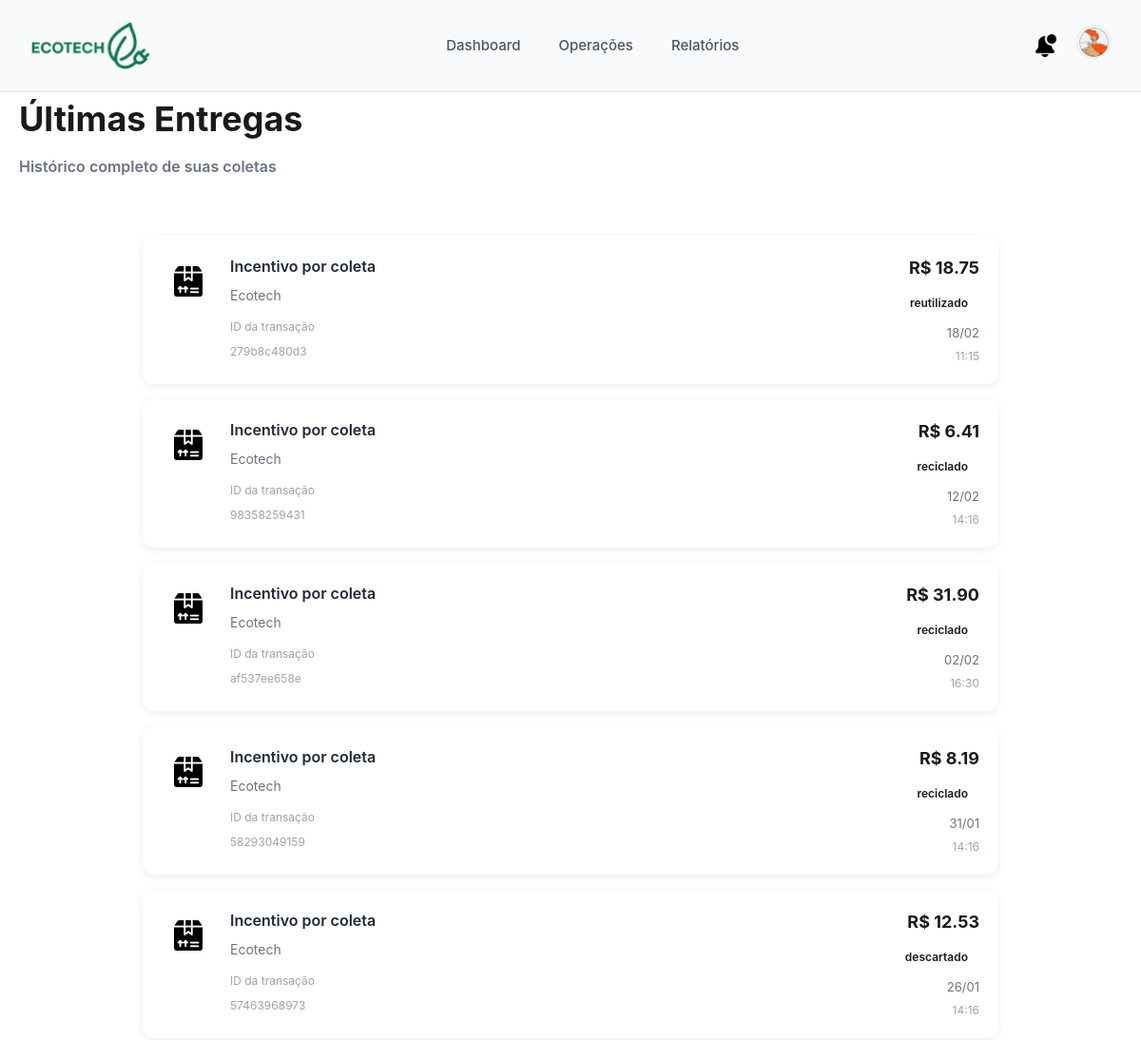
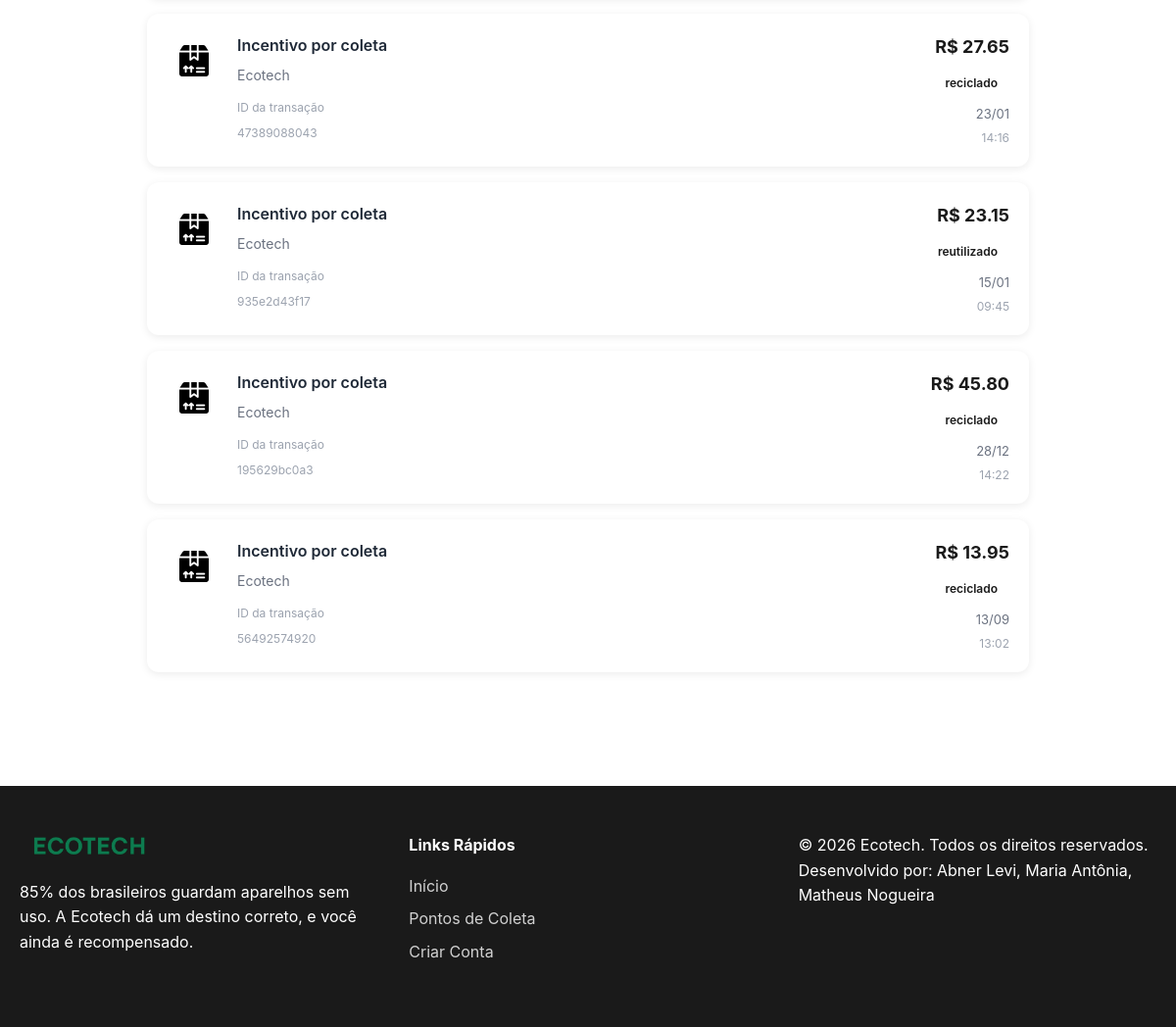
Before: /ultimas-entregas (signed in) with the older database file (2 pictures, top to bottom).
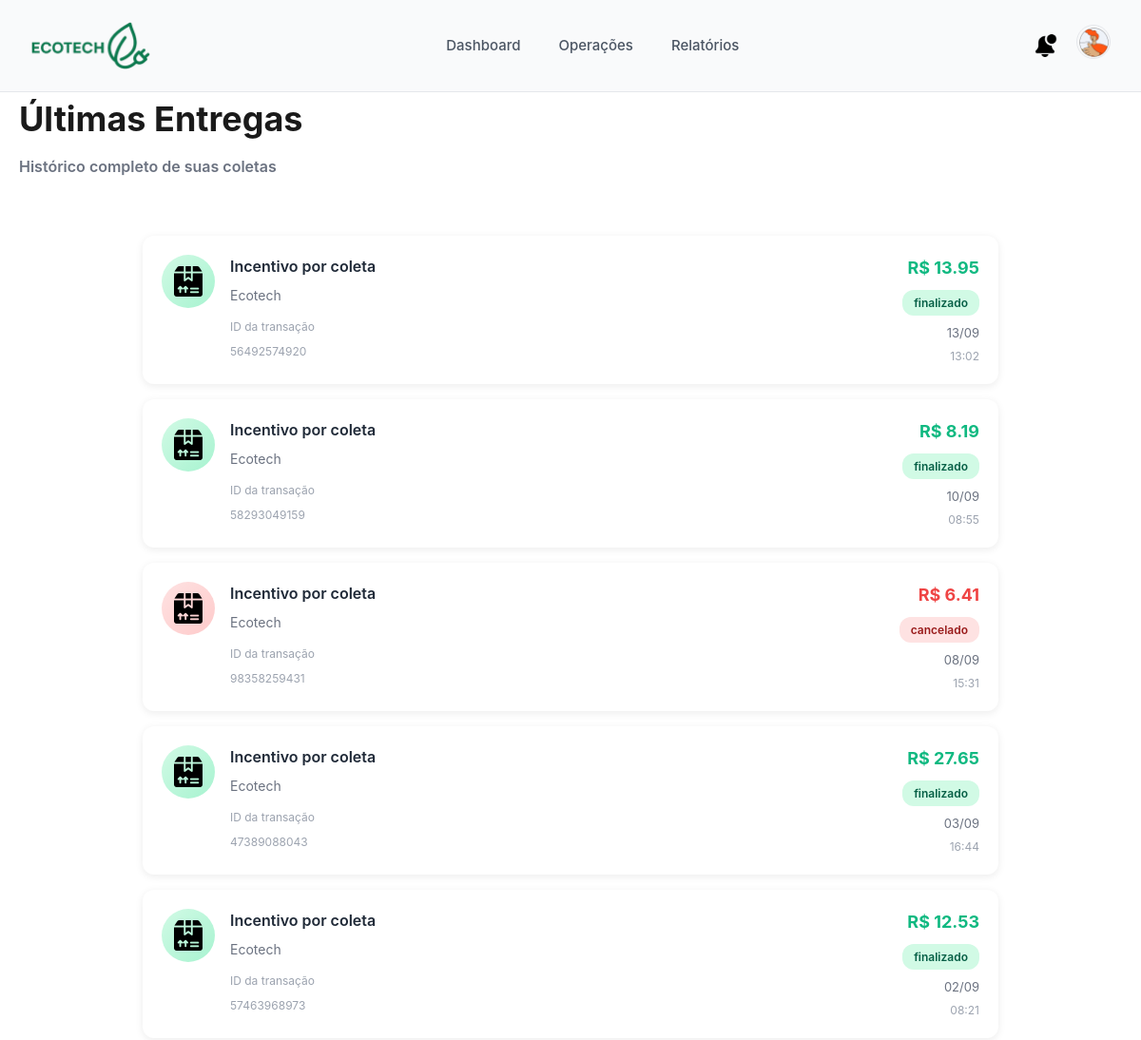
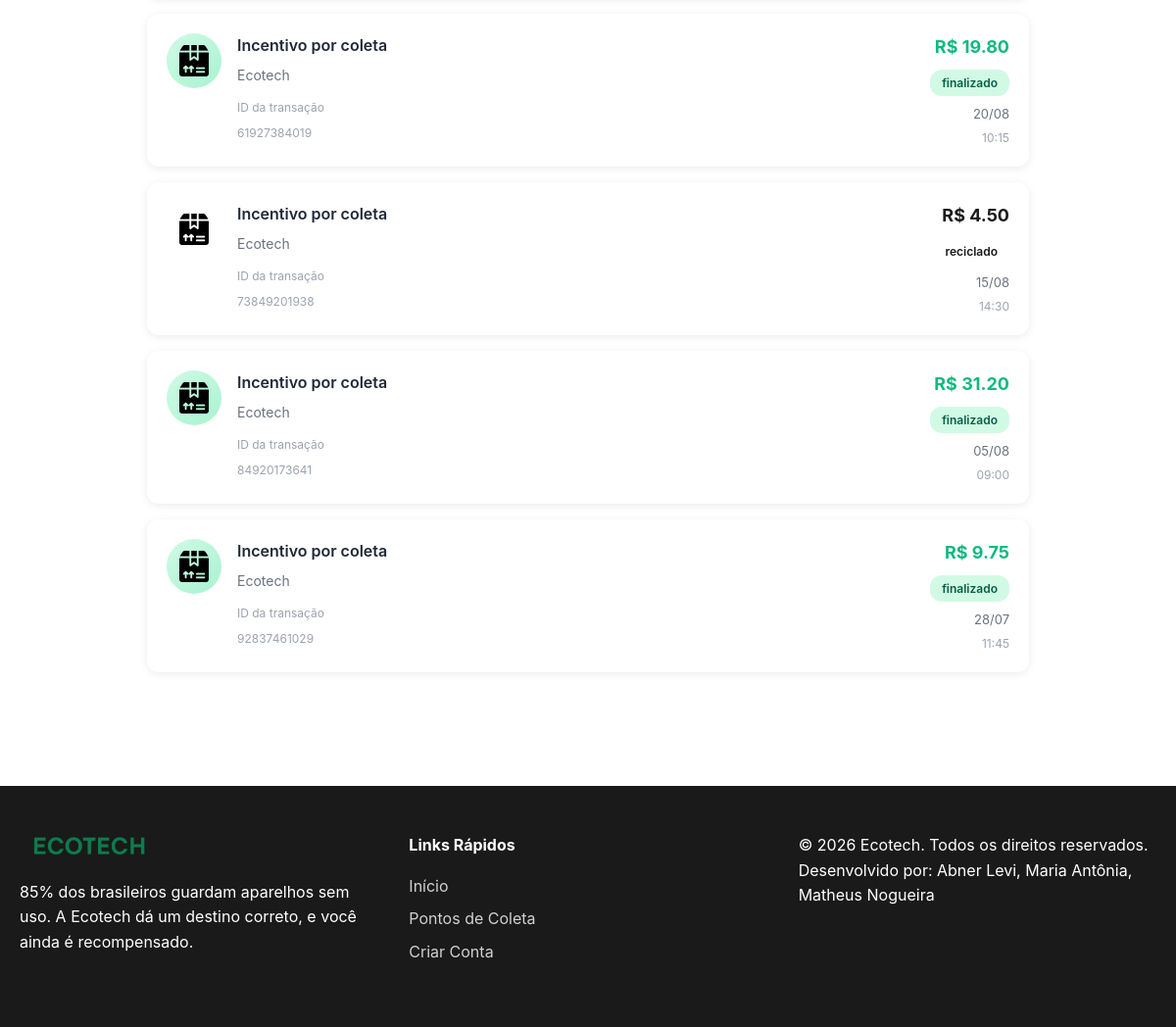
After: the same page with the newer database file (2 pictures, top to bottom).
### tables this page shows
CREATE TABLE entrega (
            id TEXT PRIMARY KEY,
            id_usuario TEXT,
            valor REAL,
            empresa TEXT,
            data TEXT,
            hora TEXT,
            status TEXT,
            FOREIGN KEY(id_usuario) REFERENCES usuario(id)
        );

### ecotech/infrastructure/web.py (the view)
    @app.route('/ultimas-entregas')
    def ultimas_entregas():
        if not usuario_logado():
            return redirect(url_for('login'))
        usuario = dados_usuario()
        entregas_db = dados.buscar_entregas_usuario(usuario['id'])
        from datetime import datetime
        import locale
        entregas = []
        for e in entregas_db:
            data_str = e['data'].replace('Jan', '01').replace('Fev', '02').replace('Feb', '02')
            data_str = data_str.replace('Mar', '03').replace('Abr', '04').replace('Apr', '04')
            data_str = data_str.replace('Mai', '05').replace('May', '05').replace('Jun', '06')
            data_str = data_str.replace('Jul', '07').replace('Ago', '08').replace('Aug', '08')
            data_str = data_str.replace('Set', '09').replace('Sep', '09').replace('Out', '10')
            data_str = data_str.replace('Oct', '10').replace('Nov', '11').replace('Dez', '12')
            data_str = data_str.replace('Dec', '12')
            partes = data_str.split()
            if len(partes) == 3:
                data_ordenavel = f"{partes[2]}-{partes[1]}-{partes[0]} {e['hora']}"
                data_formatada = f"{partes[0]}/{partes[1]}"  # dd/mm
            else:
                data_ordenavel = e['data'] + ' ' + e['hora']
                data_formatada = e['data']
            entregas.append({
                'valor': e['valor'],
                'empresa': e['empresa'],
                'id': e['id'],
                'data': e['data'],
                'data_formatada': data_formatada,
                'hora': e['hora'],
                'status': e['status'],
                '_data_ordenavel': data_ordenavel
            })
        entregas.sort(key=lambda x: x['_data_ordenavel'], reverse=True)
        return render_template(
            'ultimas_entregas.html',
            usuario=usuario,
            entregas=entregas
        )

### ecotech/infrastructure/persistence/dados.py (called while the page is built)
    def buscar_entregas_usuario(self, id_usuario):
        c = self.conn.cursor()
        c.execute("""
            SELECT * FROM entrega
            WHERE id_usuario = ?
        """, (id_usuario,))
        return c.fetchall()

### ecotech/infrastructure/templates/ultimas_entregas.html (shortened to what this page needs)
{% extends "base.html" %}
{% block content %}
<div class="container">
    <div class="page-header">
        <h1>Últimas Entregas</h1>
        <p class="subtitle">Histórico completo de suas coletas</p>
    </div>
    <div class="entregas-container">
        {% for entrega in entregas %}
        <div class="entrega-card">
            <div class="entrega-icon {{ entrega.status }}">
                <img src="{{ url_for('static', filename='images/pacote.png') }}" alt="Coleta">
            </div>
            <div class="entrega-info">
                <h3>Incentivo por coleta</h3>
                <p class="empresa">{{ entrega.empresa }}</p>
                <span class="entrega-id">ID da transação<br>{{ entrega.id }}</span>
            </div>
            <div class="entrega-detalhes">
                <span class="valor-entrega {{ entrega.status }}">R$ {{ "%.2f"|format(entrega.valor) }}</span>
                <span class="status-badge {{ entrega.status }}">
                    {% if entrega.status == 'finalizado' %}FINALIZADO
                    {% elif entrega.status == 'em_processamento' %}EM PROCESSAMENTO
                    {% elif entrega.status == 'reciclado' %}RECICLADO
                    {% elif entrega.status == 'reutilizado' %}REUTILIZADO
                    {% elif entrega.status == 'descartado' %}DESCARTADO
                    {% elif entrega.status == 'cancelado' %}CANCELADO
                    {% else %}{{ entrega.status|upper }}
                    {% endif %}
                </span>
                <span class="data-entrega">{{ entrega.data_formatada }}</span>
                <span class="hora-entrega">{{ entrega.hora }}</span>
            </div>
        </div>
        {% endfor %}
    </div>
</div>
{% endblock %}

### ecotech/infrastructure/templates/base.html (shortened to what this page needs)
<!DOCTYPE html>
<html lang="pt-BR">
<head>
    <link rel="stylesheet" href="{{ url_for('static', filename='css/style.css') }}">
</head>
<body>
    <nav class="navbar">
        <div class="navbar-container">
            <div class="navbar-logo">
                <img src="{{ url_for('static', filename='images/ecotech navbar.png') }}" alt="" class="logo-icon">
            </div>
            {% if usuario %}
            <div class="navbar-menu">
                <a href="{{ url_for('dashboard') }}" class="nav-item {% if request.endpoint == 'dashboard' %}active{% endif %}">Dashboard</a>
                <a href="{{ url_for('operacoes') }}" class="nav-item {% if request.endpoint == 'operacoes' %}active{% endif %}">Operações</a>
                <a href="{{ url_for('relatorios') }}" class="nav-item {% if request.endpoint == 'relatorios' %}active{% endif %}">Relatórios</a>
            </div>
            <div class="navbar-actions">
                <a href="{{ url_for('notificacoes') }}" class="nav-icon">
                    <img src="{{ url_for('static', filename='images/sino.png') }}" alt="Notificações">
                </a>
                <a href="{{ url_for('perfil') }}" class="nav-avatar">
                    <img src="{{ url_for('static', filename='images/icone perfil base.png') }}" alt="Perfil">
                </a>
            </div>
            {% endif %}
        </div>
    </nav>
    <main>
        {% block content %}{% endblock %}
    </main>
    <footer class="footer">
        <div class="container">
            <div class="footer-content">
                <div class="footer-section">
                    <img src="{{ url_for('static', filename='images/ecotech nome.png') }}" alt="EcoTech" style="height: 30px; margin-bottom: 10px;">
                    <p>85% dos brasileiros guardam aparelhos sem uso. A Ecotech dá um destino correto, e você ainda é recompensado.</p>
                </div>
                <div class="footer-section">
                    <h4>Links Rápidos</h4>
                    <ul>
                        <li><a href="{{ url_for('index') }}">Início</a></li>
                        <li><a href="{{ url_for('pontos_coleta') }}">Pontos de Coleta</a></li>
                        <li><a href="{{ url_for('criar_conta') }}">Criar Conta</a></li>
                    </ul>
                </div>
                <div class="footer-section">
                    <p>&copy; 2026 Ecotech. Todos os direitos reservados.</p>
               <p>Desenvolvido por: Abner Levi, Maria Antônia, Matheus Nogueira</p>
                </div>
            </div>
        </div>
    </footer>
</body>
</html>

### ecotech/infrastructure/static/css/style.css (style rules this page uses)
* { margin: 0; padding: 0; box-sizing: border-box; }
:root { --primary-color: #2D7559; --primary-light: #52A382; --primary-dark: #1F5242; --secondary-color: #E8F5F0; --accent-color: #3B9D74; --text-dark: #1a1a1a; --text-light: #6B7280; --background: #FFFFFF; --background-alt: #F9FAFB; --border-color: #E5E7EB; --error-color: #EF4444; --success-color: #10B981; --warning-color: #F59E0B; --shadow-sm: 0 1px 2px 0 rgba(0, 0, 0, 0.05); --shadow-md: 0 4px 6px -1px rgba(0, 0, 0, 0.1); --shadow-lg: 0 10px 15px -3px rgba(0, 0, 0, 0.1); --radius-sm: 6px; --radius-md: 12px; --radius-lg: 20px; }
body { font-family: -apple-system, BlinkMacSystemFont, 'Segoe UI', Roboto, 'Helvetica Neue', Arial, sans-serif; color: var(--text-dark); background-color: var(--background); line-height: 1.6; }
.container { max-width: 1400px; margin: 0 auto; padding: 0 20px; }
.navbar { background: #F9FAFB; border-bottom: 1px solid #E5E7EB; position: sticky; top: 0; z-index: 100; }
.navbar-container { max-width: 1400px; margin: 0 auto; padding: 16px 32px; display: flex; justify-content: space-between; align-items: center; }
.navbar-logo { display: flex; align-items: center; gap: 14px; }
.logo-icon { height: 50px; width: auto; }
.navbar-menu { display: flex; align-items: center; gap: 40px; }
.nav-item { position: relative; padding: 20px 0; color: #4B5563; font-size: 15px; font-weight: 500; text-decoration: none; transition: color 0.2s ease; }
.navbar-actions { display: flex; align-items: center; gap: 20px; }
.nav-icon { display: flex; align-items: center; justify-content: center; transition: opacity 0.2s ease; }
.nav-icon img { width: 24px; height: 24px; }
.nav-avatar { display: block; }
.nav-avatar img { width: 36px; height: 36px; border-radius: 50%; border: 1px solid #E5E7EB; transition: border-color 0.2s ease; }
.subtitle { font-size: 24px; color: var(--primary-color); font-weight: 600; margin-bottom: 16px; }
.status-badge { display: inline-block; padding: 6px 12px; border-radius: var(--radius-sm); font-size: 12px; font-weight: 600; text-transform: uppercase; }
.page-header { margin-bottom: 32px; }
.page-header .subtitle { font-size: 16px; color: var(--text-light); }
.footer { background: var(--text-dark); color: white; padding: 48px 0 24px; margin-top: 80px; }
.footer-content { display: grid; grid-template-columns: repeat(auto-fit, minmax(250px, 1fr)); gap: 32px; margin-bottom: 32px; }
.footer-section h3, .footer-section h4 { margin-bottom: 16px; }
.footer-section ul { list-style: none; }
.footer-section ul li { margin-bottom: 8px; }
.footer-section a { color: rgba(255, 255, 255, 0.8); text-decoration: none; transition: color 0.2s; }
.page-header { margin-bottom: 40px; }
.page-header h1 { font-size: 36px; color: var(--text-dark); margin-bottom: 8px; }
.page-header p { color: var(--text-light); font-size: 16px; }

### ecotech/infrastructure/templates/ultimas_entregas.html (style rules this page uses)
.entregas-container { max-width: 900px; margin: 0 auto; padding: 20px 0; }
.entrega-card { background: white; border-radius: 12px; padding: 20px; margin-bottom: 16px; display: flex; gap: 16px; box-shadow: 0 2px 8px rgba(0, 0, 0, 0.08); transition: all 0.2s ease; }
.entrega-icon { width: 56px; height: 56px; border-radius: 50%; display: flex; align-items: center; justify-content: center; flex-shrink: 0; }
.entrega-icon.finalizado { background: linear-gradient(135deg, #d1fae5 0%, #a7f3d0 100%); }
.entrega-icon.cancelado { background: linear-gradient(135deg, #fee2e2 0%, #fecaca 100%); }
.entrega-icon img { width: 32px; height: 32px; object-fit: contain; }
.entrega-info { flex: 1; min-width: 0; }
.entrega-info h3 { font-size: 16px; font-weight: 600; color: #1f2937; margin: 0 0 6px 0; }
.entrega-info .empresa { font-size: 14px; color: #6b7280; margin: 0 0 8px 0; }
.entrega-id { font-size: 12px; color: #9ca3af; line-height: 1.4; }
.entrega-detalhes { display: flex; flex-direction: column; align-items: flex-end; gap: 4px; min-width: 120px; }
.valor-entrega { font-size: 18px; font-weight: 700; margin-bottom: 4px; }
.valor-entrega.finalizado { color: #10b981; }
.valor-entrega.cancelado { color: #ef4444; }
.status-badge { font-size: 12px; padding: 4px 12px; border-radius: 12px; font-weight: 600; text-transform: lowercase; }
.status-badge.finalizado { background: #d1fae5; color: #065f46; }
.status-badge.cancelado { background: #fee2e2; color: #991b1b; }
.data-entrega { font-size: 13px; color: #6b7280; margin-top: 4px; }
.hora-entrega { font-size: 12px; color: #9ca3af; }

Changed rows visible on the page:
removed entrega: empresa "Ecotech", id "279b8c480d3", valor "18.75", status "reutilizado", data_formatada "18/02", hora "11:15"
removed entrega: empresa "Ecotech", id "af537ee658e", valor "31.90", status "reciclado", data_formatada "02/02", hora "16:30"
removed entrega: empresa "Ecotech", id "935e2d43f17", valor "23.15", status "reutilizado", data_formatada "15/01", hora "09:45"
removed entrega: empresa "Ecotech", id "195629bc0a3", valor "45.80", status "reciclado", data_formatada "28/12", hora "14:22"
changed entrega id 56492574920: status "reciclado" → "finalizado"; moves up the list
changed entrega id 58293049159: data_formatada "31/01" → "10/09"; hora "14:16" → "08:55"; status "reciclado" → "finalizado"; moves down the list
changed entrega id 98358259431: data_formatada "12/02" → "08/09"; hora "14:16" → "15:31"; status "reciclado" → "cancelado"
changed entrega id 47389088043: data_formatada "23/01" → "03/09"; hora "14:16" → "16:44"; status "reciclado" → "finalizado"; moves down the list
changed entrega id 57463968973: data_formatada "26/01" → "02/09"; hora "14:16" → "08:21"; status "descartado" → "finalizado"
added entrega: empresa "Ecotech", id "61927384019", valor "19.80", status "finalizado", data_formatada "20/08", hora "10:15"
added entrega: empresa "Ecotech", id "73849201938", valor "4.50", status "reciclado", data_formatada "15/08", hora "14:30"
added entrega: empresa "Ecotech", id "84920173641", valor "31.20", status "finalizado", data_formatada "05/08", hora "09:00"
added entrega: empresa "Ecotech", id "92837461029", valor "9.75", status "finalizado", data_formatada "28/07", hora "11:45"
